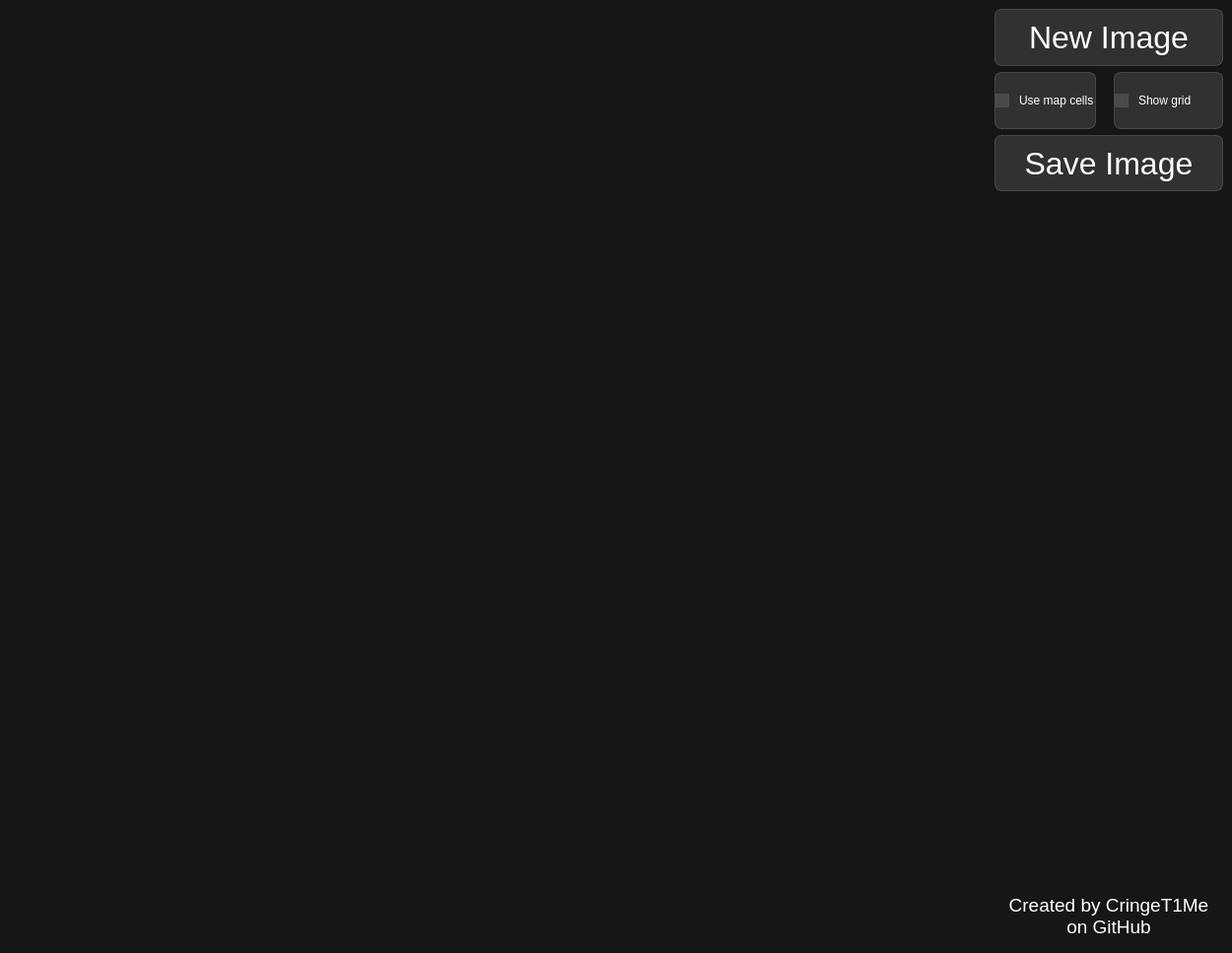
<?xml version="1.0" encoding="UTF-8"?>
<ui version="4.0">
 <class>MainWindow</class>
 <widget class="QMainWindow" name="MainWindow">
  <property name="windowModality">
   <enum>Qt::NonModal</enum>
  </property>
  <property name="geometry">
   <rect>
    <x>0</x>
    <y>0</y>
    <width>1250</width>
    <height>967</height>
   </rect>
  </property>
  <property name="sizePolicy">
   <sizepolicy hsizetype="Preferred" vsizetype="Preferred">
    <horstretch>0</horstretch>
    <verstretch>0</verstretch>
   </sizepolicy>
  </property>
  <property name="windowTitle">
   <string>Brawl Stars Map Art Creator 1.0</string>
  </property>
  <property name="windowIcon">
   <iconset>
    <normalon>:/icons/assets/showdown/brown_crate.png</normalon>
   </iconset>
  </property>
  <property name="layoutDirection">
   <enum>Qt::LeftToRight</enum>
  </property>
  <property name="autoFillBackground">
   <bool>false</bool>
  </property>
  <property name="styleSheet">
   <string notr="true">font-family: 12pt &quot;Century Schoolbook&quot;;
font: 12pt &quot;Century Schoolbook&quot;;
background-color: rgb(23, 22, 22);
border-radius: 20px</string>
  </property>
  <widget class="QWidget" name="centralwidget">
   <property name="minimumSize">
    <size>
     <width>1118</width>
     <height>626</height>
    </size>
   </property>
   <layout class="QHBoxLayout" name="horizontalLayout_5">
    <item>
     <layout class="QHBoxLayout" name="horizontalLayout_3">
      <item>
       <layout class="QHBoxLayout" name="horizontalLayout_4">
        <item>
         <widget class="QLabel" name="ImageBoard">
          <property name="sizePolicy">
           <sizepolicy hsizetype="Expanding" vsizetype="Expanding">
            <horstretch>0</horstretch>
            <verstretch>0</verstretch>
           </sizepolicy>
          </property>
          <property name="minimumSize">
           <size>
            <width>600</width>
            <height>600</height>
           </size>
          </property>
          <property name="maximumSize">
           <size>
            <width>1000</width>
            <height>1000</height>
           </size>
          </property>
          <property name="sizeIncrement">
           <size>
            <width>100</width>
            <height>900</height>
           </size>
          </property>
          <property name="baseSize">
           <size>
            <width>700</width>
            <height>700</height>
           </size>
          </property>
          <property name="mouseTracking">
           <bool>false</bool>
          </property>
          <property name="layoutDirection">
           <enum>Qt::LeftToRight</enum>
          </property>
          <property name="styleSheet">
           <string notr="true">padding: 10px;
height: width;

</string>
          </property>
          <property name="text">
           <string/>
          </property>
          <property name="pixmap">
           <pixmap resource="GUI-res.qrc">:/image/assets/Map.png</pixmap>
          </property>
          <property name="scaledContents">
           <bool>true</bool>
          </property>
          <property name="alignment">
           <set>Qt::AlignBottom|Qt::AlignLeading|Qt::AlignLeft</set>
          </property>
          <property name="wordWrap">
           <bool>false</bool>
          </property>
         </widget>
        </item>
        <item>
         <layout class="QHBoxLayout" name="horizontalLayout">
          <item>
           <spacer name="horizontalSpacer">
            <property name="orientation">
             <enum>Qt::Horizontal</enum>
            </property>
            <property name="sizeType">
             <enum>QSizePolicy::Preferred</enum>
            </property>
            <property name="sizeHint" stdset="0">
             <size>
              <width>100</width>
              <height>20</height>
             </size>
            </property>
           </spacer>
          </item>
         </layout>
        </item>
       </layout>
      </item>
      <item>
       <layout class="QVBoxLayout" name="verticalLayout">
        <item>
         <widget class="QPushButton" name="btn_new_image">
          <property name="sizePolicy">
           <sizepolicy hsizetype="Fixed" vsizetype="Fixed">
            <horstretch>0</horstretch>
            <verstretch>0</verstretch>
           </sizepolicy>
          </property>
          <property name="minimumSize">
           <size>
            <width>232</width>
            <height>0</height>
           </size>
          </property>
          <property name="maximumSize">
           <size>
            <width>10000</width>
            <height>60</height>
           </size>
          </property>
          <property name="styleSheet">
           <string notr="true">QPushButton{
	color: rgb(255, 255, 255);
     background-color:rgba(255,255,255,30);
     border: 1px solid rgba(255,255,255,40);
     border-radius:7px;
font-size: 24pt;
}
QPushButton:hover{
background-color:rgba(255,255,255,50);
}
QPushButton:pressed{
background-color:rgba(255,255,255,70);
}</string>
          </property>
          <property name="text">
           <string>New Image</string>
          </property>
          <property name="icon">
           <iconset resource="GUI-res.qrc">
            <normaloff>:/icons/assets/icons/image_new.svg</normaloff>:/icons/assets/icons/image_new.svg</iconset>
          </property>
          <property name="iconSize">
           <size>
            <width>20</width>
            <height>20</height>
           </size>
          </property>
          <property name="flat">
           <bool>false</bool>
          </property>
         </widget>
        </item>
        <item>
         <layout class="QHBoxLayout" name="horizontalLayout_2">
          <property name="spacing">
           <number>10</number>
          </property>
          <item alignment="Qt::AlignLeft">
           <widget class="QCheckBox" name="checkBox_map_cells">
            <property name="sizePolicy">
             <sizepolicy hsizetype="Fixed" vsizetype="Fixed">
              <horstretch>0</horstretch>
              <verstretch>0</verstretch>
             </sizepolicy>
            </property>
            <property name="maximumSize">
             <size>
              <width>250</width>
              <height>60</height>
             </size>
            </property>
            <property name="styleSheet">
             <string notr="true">QCheckBox{
	color: rgb(255, 255, 255);
     background-color:rgba(255,255,255,30);
     border: 1px solid rgba(255,255,255,40);
     border-radius:7px;
	 spacing: 10px;
}
QCheckBox:hover{
background-color:rgba(255,255,255,50);
}
QCheckBox:pressed{
background-color:rgba(255,255,255,70);
}</string>
            </property>
            <property name="text">
             <string>Use map cells</string>
            </property>
            <property name="icon">
             <iconset resource="GUI-res.qrc">
              <normaloff>:/icons/assets/icons/map_cells.svg</normaloff>:/icons/assets/icons/map_cells.svg</iconset>
            </property>
            <property name="iconSize">
             <size>
              <width>25</width>
              <height>25</height>
             </size>
            </property>
            <property name="tristate">
             <bool>false</bool>
            </property>
           </widget>
          </item>
          <item>
           <widget class="QCheckBox" name="checkBox_grid">
            <property name="sizePolicy">
             <sizepolicy hsizetype="Fixed" vsizetype="Fixed">
              <horstretch>0</horstretch>
              <verstretch>0</verstretch>
             </sizepolicy>
            </property>
            <property name="maximumSize">
             <size>
              <width>250</width>
              <height>60</height>
             </size>
            </property>
            <property name="styleSheet">
             <string notr="true">QCheckBox{
	color: rgb(255, 255, 255);
     background-color:rgba(255,255,255,30);
     border: 1px solid rgba(255,255,255,40);
     border-radius:7px;
	 spacing: 10px;
}
QCheckBox:hover{
background-color:rgba(255,255,255,50);
}
QCheckBox:pressed{
background-color:rgba(255,255,255,70);
}</string>
            </property>
            <property name="text">
             <string>Show grid</string>
            </property>
            <property name="icon">
             <iconset resource="GUI-res.qrc">
              <normaloff>:/icons/assets/icons/grid.svg</normaloff>:/icons/assets/icons/grid.svg</iconset>
            </property>
            <property name="iconSize">
             <size>
              <width>30</width>
              <height>30</height>
             </size>
            </property>
           </widget>
          </item>
         </layout>
        </item>
        <item>
         <widget class="QPushButton" name="btn_save_image">
          <property name="sizePolicy">
           <sizepolicy hsizetype="Fixed" vsizetype="Fixed">
            <horstretch>0</horstretch>
            <verstretch>0</verstretch>
           </sizepolicy>
          </property>
          <property name="minimumSize">
           <size>
            <width>0</width>
            <height>0</height>
           </size>
          </property>
          <property name="maximumSize">
           <size>
            <width>1000</width>
            <height>60</height>
           </size>
          </property>
          <property name="styleSheet">
           <string notr="true">QPushButton{
	color: rgb(255, 255, 255);
     background-color:rgba(255,255,255,30);
     border: 1px solid rgba(255,255,255,40);
     border-radius:7px;
	 font-size: 24pt;
}
QPushButton:hover{
background-color:rgba(255,255,255,50);
}
QPushButton:pressed{
background-color:rgba(255,255,255,70);
}</string>
          </property>
          <property name="text">
           <string>Save Image</string>
          </property>
          <property name="icon">
           <iconset resource="GUI-res.qrc">
            <normaloff>:/icons/assets/icons/image_save.svg</normaloff>:/icons/assets/icons/image_save.svg</iconset>
          </property>
          <property name="iconSize">
           <size>
            <width>20</width>
            <height>20</height>
           </size>
          </property>
          <property name="flat">
           <bool>false</bool>
          </property>
         </widget>
        </item>
        <item>
         <spacer name="verticalSpacer">
          <property name="orientation">
           <enum>Qt::Vertical</enum>
          </property>
          <property name="sizeType">
           <enum>QSizePolicy::Preferred</enum>
          </property>
          <property name="sizeHint" stdset="0">
           <size>
            <width>20</width>
            <height>700</height>
           </size>
          </property>
         </spacer>
        </item>
        <item>
         <widget class="QLabel" name="label">
          <property name="styleSheet">
           <string notr="true">color: rgb(255, 255, 255);
font-size: 14pt</string>
          </property>
          <property name="frameShape">
           <enum>QFrame::NoFrame</enum>
          </property>
          <property name="frameShadow">
           <enum>QFrame::Plain</enum>
          </property>
          <property name="text">
           <string>Created by CringeT1Me
on GitHub</string>
          </property>
          <property name="textFormat">
           <enum>Qt::AutoText</enum>
          </property>
          <property name="alignment">
           <set>Qt::AlignCenter</set>
          </property>
         </widget>
        </item>
       </layout>
      </item>
     </layout>
    </item>
   </layout>
  </widget>
 </widget>
 <resources>
  <include location="GUI-res.qrc"/>
 </resources>
 <connections/>
</ui>
